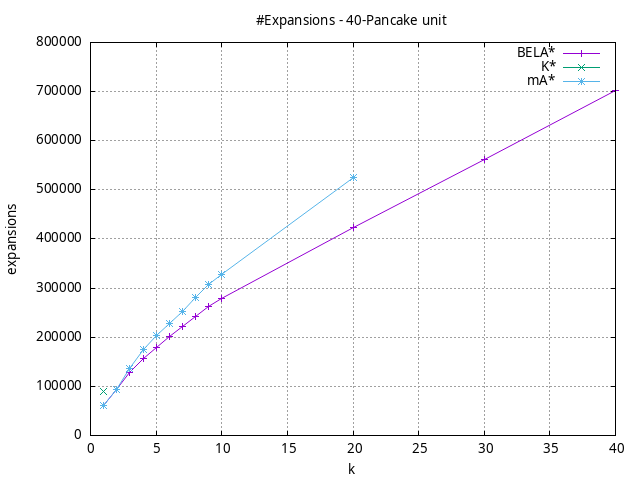

Recreate this plot in gnuplot.
#!/usr/bin/gnuplot
# -*- coding: utf-8 -*-
#
# results/n-pancake/unit/40/40pancake.heuristic.expansions.gnuplot
#
# Started on 04/11/2024 16:45:02
# Author: Carlos Linares López
set grid
set xlabel "k"
set ylabel "expansions"

set title "#Expansions - 40-Pancake unit"

set terminal png enhanced font "Ariel,10"
set output '40pancake.heuristic.expansions.png'

plot "-" title "BELA*"      with linesp, "-" title "K*"      with linesp, "-" title "mA*"      with linesp

	1 60967.15
	2 92890.58
	3 127932.52
	4 157109.89
	5 178490.21
	6 200582.2
	7 221284.28
	8 242248.91
	9 261946.2
	10 278710.47
	20 422505.16
	30 562455.59
	40 702102.51
end
	1 88682.66
end
	1 60967.15
	2 94289.65
	3 136928.29
	4 174598.55
	5 202870.34
	6 226989.84
	7 251935.89
	8 281294.34
	9 307123.26
	10 328252.54
	20 525144.21
end
